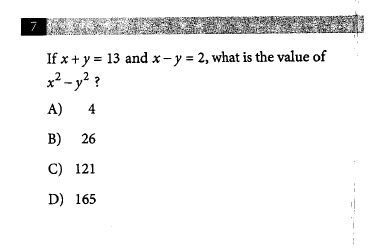
#> input picture tools/testing/1/question_0.png, 384 x 249 px, given in place of 1, which was not available
$ python crop.py
#> lines starting #> are read from the running program, lines starting #| are printed output that depends on the picture; after the words box and inside, x2 and y2 are one past the last pixel; in counts of white or black regions, pixels touching at a corner belong together; pictures that were not available may be replaced by others from this repository, and a replacement may not be noted
### tools/helper.py
import argparse
import os
import sys
import cv2
from imutils import contours
import numpy as np
# read argument
# [27 lines left out: function getFileLocation, not called in this run]
# use relative path
def getFileLocationRel():
    parser = argparse.ArgumentParser(description="Process a file path and file name.")
    parser.add_argument(
        "file_path",
        type=str,
        nargs='?',  # Makes this argument optional
        default="./tools/testing/1",  # Default value
        help="The path to the file"
    )
    args = parser.parse_args()
    #print (args.file_path)
    save_path  = os.path.dirname(args.file_path)
    if os.path.exists(args.file_path):
        print(f"The file '{args.file_path}' exists.")
        return args.file_path, save_path

    else:
        return None, None


# merge bounding box base on size
# The big box follow by smaller box indicate
# a question follow by choice
def mergeBoundingBox(minPotion):
    pass
# merge bounding boxs into one
# [69 lines left out: functions mergeBox, mergeByLength, analyzeImage, not called in this run]

### tools/crop.py
import cv2
from helper import getFileLocation, getFileLocationRel
from imutils import contours
import os
# Load image, grayscale, Gaussian blur, Otsu's threshold
file_path,save_path = getFileLocationRel()
image = cv2.imread(file_path)
#> image is the input picture: shape (249, 384, 3); min 0, max 255, mean 244.4
original = image.copy()
gray = cv2.cvtColor(image, cv2.COLOR_BGR2GRAY)
blur = cv2.GaussianBlur(gray, (7,7), 0)
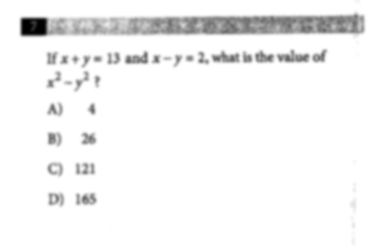
#> blur: shape (249, 384); min 0, max 255, mean 244.4
thresh = cv2.threshold(blur, 0, 255, cv2.THRESH_BINARY_INV + cv2.THRESH_OTSU)[1]
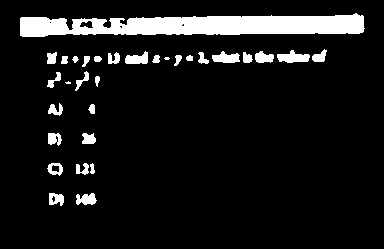
#> thresh: shape (249, 384); 9.2% white; 31 white regions (2 under 20 px), largest, box (x1, y1, x2, y2) and area: (20, 13, 365, 37) 5861, (277, 50, 310, 63) 270, (212, 51, 240, 63) 227

# Remove small artifacts and noise with morph open
open_kernel = cv2.getStructuringElement(cv2.MORPH_RECT, (5,5))
opening = cv2.morphologyEx(thresh, cv2.MORPH_OPEN, open_kernel, iterations=1)
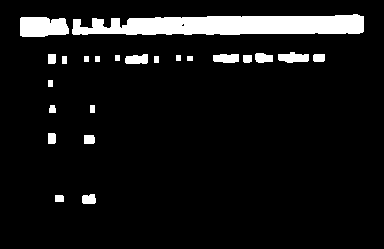
#> opening: shape (249, 384); 7.8% white; 23 white regions, largest, box (x1, y1, x2, y2) and area: (72, 14, 364, 35) 4873, (20, 17, 69, 37) 867, (278, 52, 309, 63) 253

# Create rectangular structuring element and dilate
kernel = cv2.getStructuringElement(cv2.MORPH_RECT, (9,18))
dilate = cv2.dilate(opening, kernel, iterations=5)
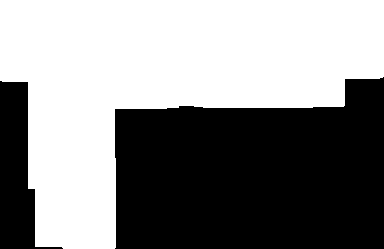
#> dilate: shape (249, 384); 53.8% white; 2 black regions

# Find contours, sort from top to bottom, and extract each question
cnts = cv2.findContours(dilate, cv2.RETR_EXTERNAL, cv2.CHAIN_APPROX_SIMPLE)
#> cnts = 1 contour; box (x1, y1, x2, y2) and area: (0, 0, 384, 249) 50842
cnts = cnts[0] if len(cnts) == 2 else cnts[1]
(cnts, _) = contours.sort_contours(cnts, method="top-to-bottom")

# Get bounding box of each question, crop ROI, and save
question_number = 0
for c in cnts:
    # Filter by area to ensure its not noise
    area = cv2.contourArea(c)
    if area > 4000:
        x,y,w,h = cv2.boundingRect(c)
        cv2.rectangle(image, (x, y), (x + w, y + h), (0,255,0), 5)
        question = original[y:y+h, x:x+w]
        save_path = os.path.join(save_path, 'question_{}.png'.format(question_number))
        cv2.imwrite(save_path, question)
        question_number += 1
#> this loop made 1 pass
#> (area, x, y, w, h, question_number) on pass 1: (50841.5, 0, 0, 384, 249, 1)
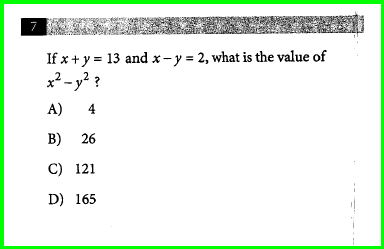
#> image: shape (249, 384, 3); 4.58% of pixels changed, all inside (x1, y1, x2, y2) = (0, 0, 384, 249)
#> after the loop, question_number = 1

cv2.imshow('thresh', thresh)
cv2.imshow('dilate', dilate)
cv2.imshow('image', image)
cv2.waitKey(0)
cv2.destroyAllWindows()

$ run again, on tools/testing/1/question_1.png
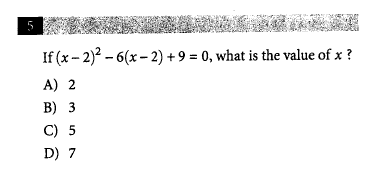
#> input picture tools/testing/1/question_1.png, 373 x 171 px, given in place of 1, which was not available
#> image is the input picture: shape (171, 373, 3); min 0, max 255, mean 242.9
#> `thresh = cv2.threshold(blur, 0, 255, cv2.THRESH_BINARY_INV + cv2.THRES..`:
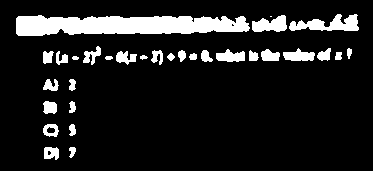
#> thresh: shape (171, 373); 12.1% white; 31 white regions (1 under 20 px), largest, box (x1, y1, x2, y2) and area: (16, 15, 250, 36) 3810, (289, 14, 359, 31) 688, (252, 15, 287, 32) 414
#> opening: shape (171, 373); 10.2% white; 28 white regions, largest, box (x1, y1, x2, y2) and area: (16, 16, 249, 36) 3763, (252, 16, 286, 32) 393, (330, 15, 358, 31) 336
#> dilate: shape (171, 373); 68.2% white; 2 black regions
#> cnts = 1 contour; box (x1, y1, x2, y2) and area: (0, 0, 373, 171) 42943
#> the loop `for c in cnts:` made 1 pass
#> (area, x, y, w, h, question_number) on pass 1: (42943, 0, 0, 373, 171, 1)
#> after the loop `for c in cnts:`:
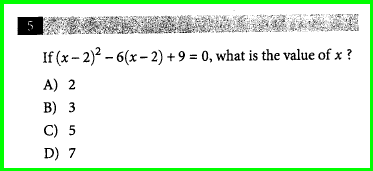
#> image: shape (171, 373, 3); 5.89% of pixels changed, all inside (x1, y1, x2, y2) = (0, 0, 373, 171)
#> after the loop `for c in cnts:`: question_number = 1

$ run again, on tools/testing/1/question_2.png
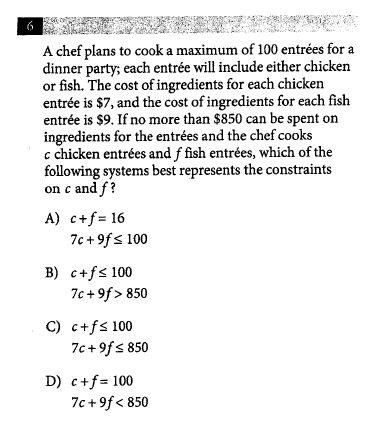
#> input picture tools/testing/1/question_2.png, 370 x 423 px, given in place of 1, which was not available
#> image is the input picture: shape (423, 370, 3); min 0, max 255, mean 236.8
#> `thresh = cv2.threshold(blur, 0, 255, cv2.THRESH_BINARY_INV + cv2.THRES..`:
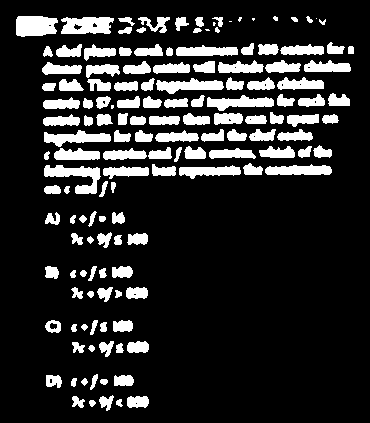
#> thresh: shape (423, 370); 16.5% white; 146 white regions (8 under 20 px), largest, box (x1, y1, x2, y2) and area: (44, 165, 101, 194) 756, (16, 16, 58, 37) 754, (61, 17, 114, 34) 735
#> opening: shape (423, 370); 13.8% white; 115 white regions, largest, box (x1, y1, x2, y2) and area: (16, 16, 57, 36) 742, (62, 17, 110, 34) 672, (44, 131, 111, 146) 593
#> dilate: shape (423, 370); 66.7% white; 3 black regions
#> cnts = 1 contour; box (x1, y1, x2, y2) and area: (0, 0, 370, 423) 103632
#> the loop `for c in cnts:` made 1 pass
#> (area, x, y, w, h, question_number) on pass 1: (103631.5, 0, 0, 370, 423, 1)
#> after the loop `for c in cnts:`:
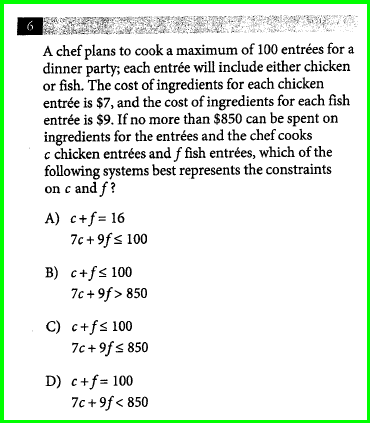
#> image: shape (423, 370, 3); 3.52% of pixels changed, all inside (x1, y1, x2, y2) = (0, 0, 370, 423)
#> after the loop `for c in cnts:`: question_number = 1
